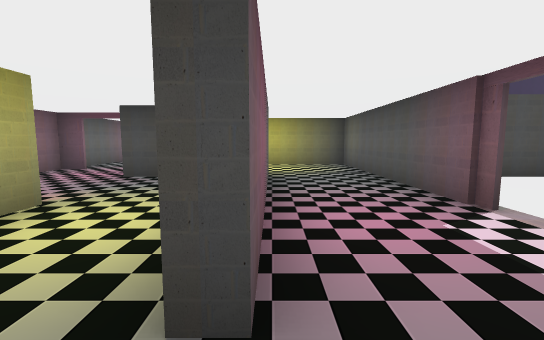
[1] (above)

13 first-person views from a walk through a Unity game level. The camera is 1.4 m above the floor, tilts 6° down and sees 90° across. The floor is counted in squares, 2 m on a side. Each view is taken from the middle of a square. On the plan, view 1 faces up. The plan holds only what a view shows up to about 9 squares ahead; the rest is blank. The place goes on beyond the plan. The player character is not drawn. Some animated figures are left out.

[2]
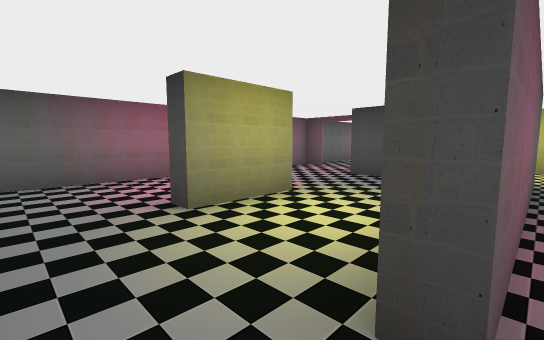

[3]
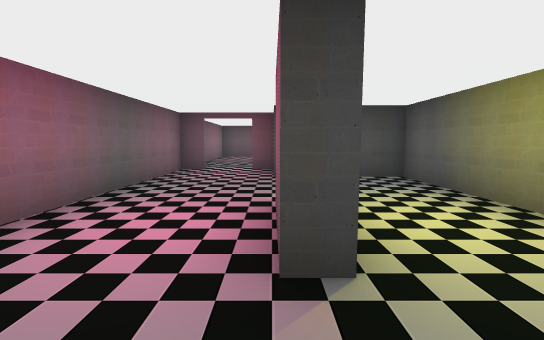

[4]
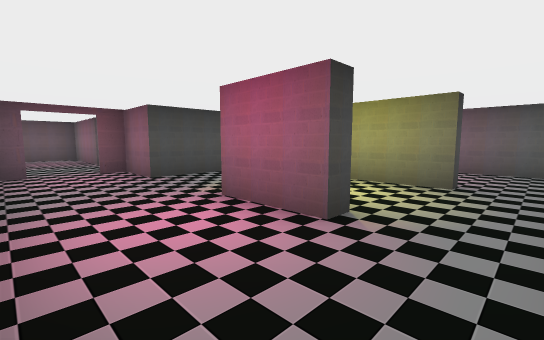

[5]
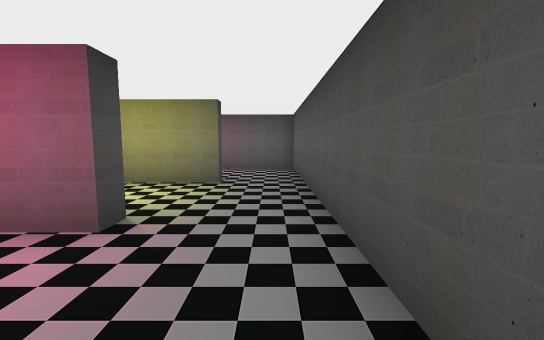

[6]
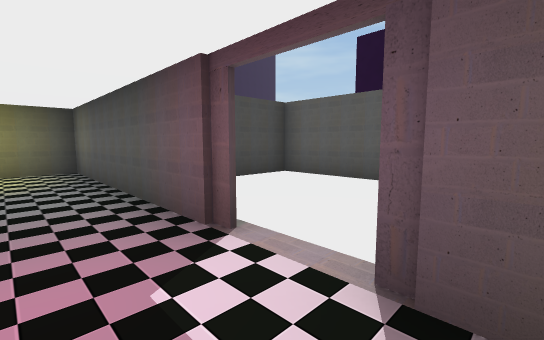

[7]
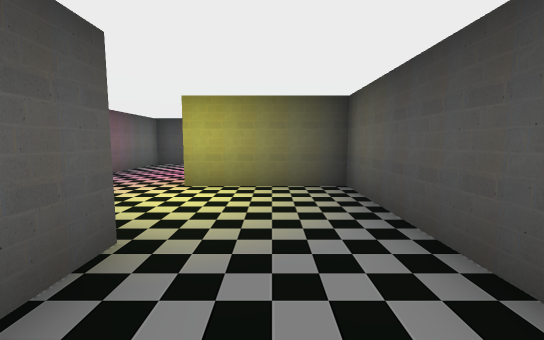

[8]
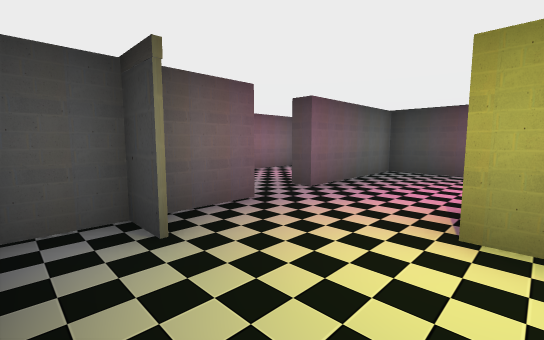

[9]
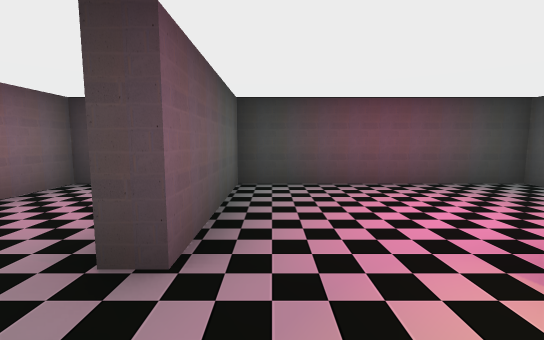

[10]
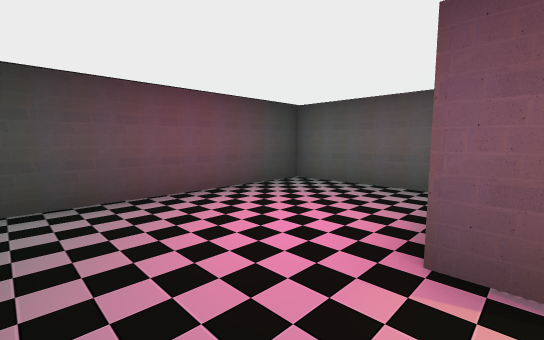

[11]
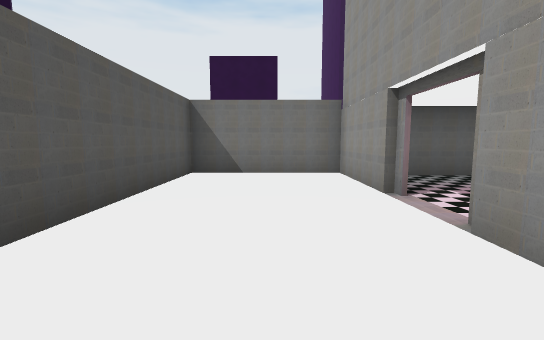

[12]
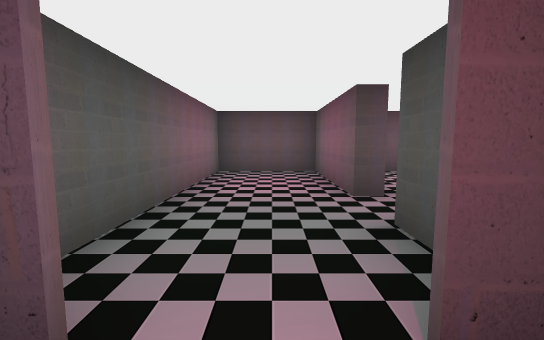

[13]
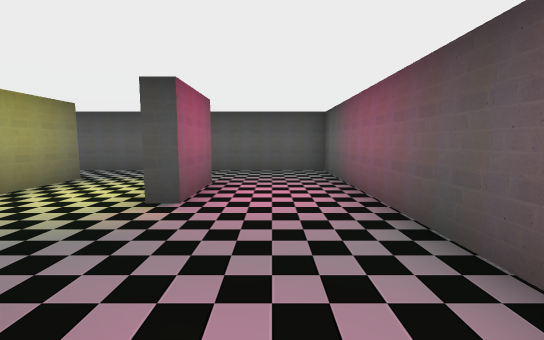

### Floor plan
Ten units are one square. View 1 is at (0, 0); x grows to the right and y downward. Boxes are objects, and circles mark ways between rooms. Rooms are numbered by the first view taken in them; rooms with no view inside come last. Other rooms are left out.
<svg viewBox="-59 -130 122 146">
<path fill="none" stroke="#000" d="M-30 -30 -26 -30 -26 -13 -30 -13 -30 -30M-1 -9 -4 -9 -4 -54 -30 -54 -30 -74M-46 -68 -54 -68M-53 -76 -53 6 5 6M-4 -89 -4 -95M-1 -59 -1 -9M-19 -68 -26 -68M-26 -84 -26 -59M22 -100 22 -125 -26 -125 -26 -94M22 -26 22 -83 -5 -83M22 -4 22 -16M25 -36 25 -26M25 -16 25 11 58 11 58 -54 42 -54M-26 -94 -30 -94 -30 -125 -53 -125 -53 -76M-30 -74 -30 -84M5 6 22 6 22 -4"/>
<circle cx="-40" cy="-80" r="3" fill="#2a7"/>
<circle cx="0" cy="0" r="3" fill="#2a7"/>
<circle cx="20" cy="-20" r="3" fill="#2a7"/>
<circle cx="-30" cy="-90" r="3" fill="#2a7"/>
<circle cx="10" cy="-10" r="3" fill="#2a7"/>
<text x="-30" y="-30">1</text>
<text x="0" y="-80">2</text>
<text x="40" y="-30">3</text>
<text x="-40" y="-100">4</text>
<text x="10" y="0">5</text>
</svg>
Room 1 opens to room 4. Room 1 opens to room 5. Room 2 opens to room 3. Room 2 opens to room 4. Room 2 opens to room 5.

Where each view was taken, in squares from view 1:
view 1: 0 up, 0 right, facing up
view 2: 0 up, 0 right, facing up-left
view 3: 0 up, 3 left, facing up
view 4: 0 up, 5 left, facing up-right
view 5: 0 up, 5 left, facing right
view 6: 1 up, 1 right, facing up-right
view 7: 4 up, 1 right, facing up
view 8: 6 up, 0 right, facing up-left
view 9: 8 up, 2 left, facing up
view 10: 9 up, 2 left, facing up-right
view 11: 5 up, 4 right, facing down
view 12: 6 up, 4 left, facing up
view 13: 6 up, 4 left, facing down
